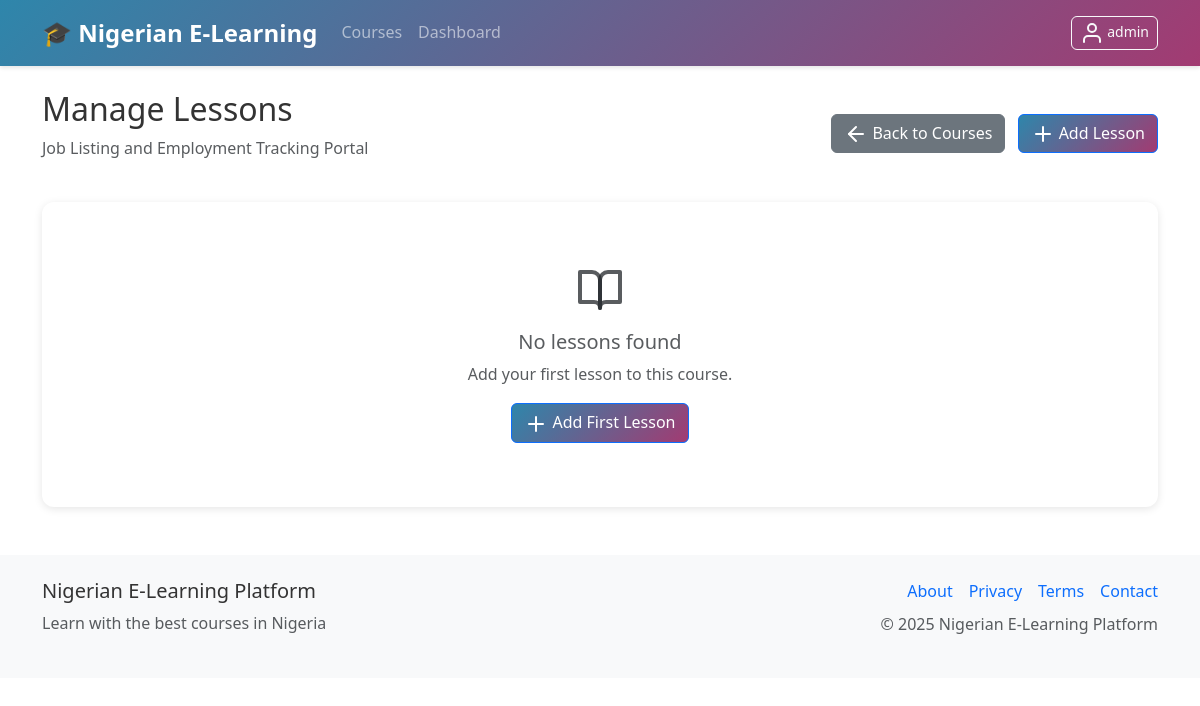
Before: /admin/courses/1/lessons (signed in) with the older database file.
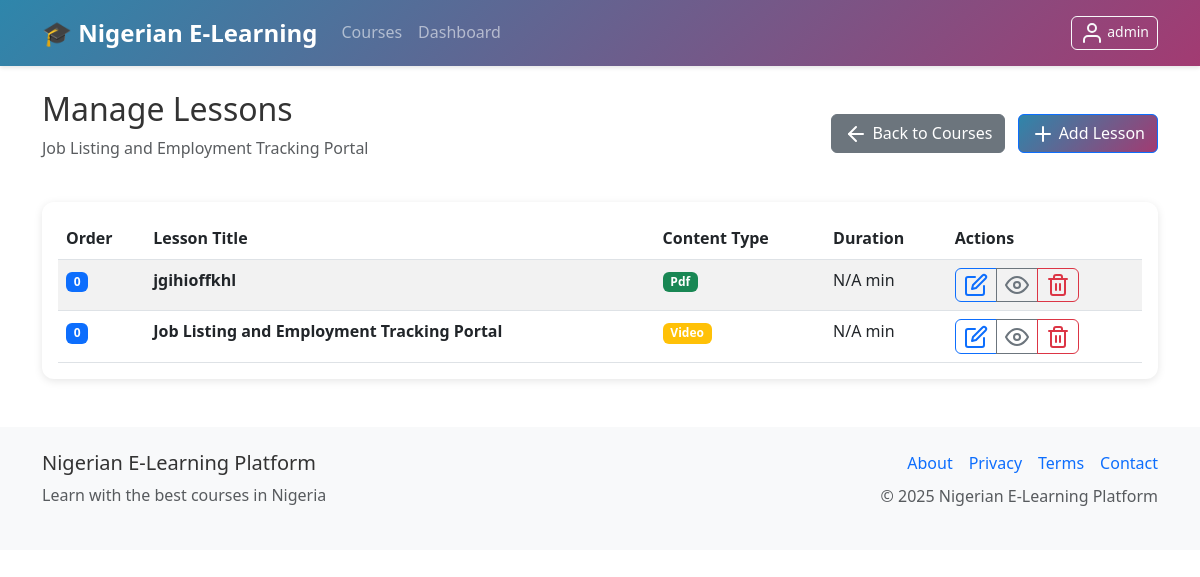
After: the same page with the newer database file.
### models.py (models this page shows, shortened)
class User(UserMixin, db.Model):
    id = db.Column(db.Integer, primary_key=True)
    username = db.Column(db.String(80), unique=True, nullable=False)
    email = db.Column(db.String(120), unique=True, nullable=False)
    password_hash = db.Column(db.String(256), nullable=False)
    role = db.Column(db.String(20), nullable=False, default='student')  # admin, instructor, tutor, student
    first_name = db.Column(db.String(50))
    last_name = db.Column(db.String(50))
    active = db.Column(db.Boolean, default=True)
    banned = db.Column(db.Boolean, default=False)
    ban_reason = db.Column(db.Text)
    email_verified = db.Column(db.Boolean, default=False)
    verification_token = db.Column(db.String(100))
    password_reset_token = db.Column(db.String(100))
    password_reset_expires = db.Column(db.DateTime)
    email_verification_token = db.Column(db.String(100))
    email_verification_expires = db.Column(db.DateTime)
    premium_user = db.Column(db.Boolean, default=False)
    instructor_verified = db.Column(db.Boolean, default=False)
    badge_level = db.Column(db.String(20), default='basic')  # basic, bronze, silver, gold, premium
    wallet_balance = db.Column(db.Float, default=0.0)
    created_at = db.Column(db.DateTime, default=datetime.utcnow)
    last_login = db.Column(db.DateTime)
    courses_created = db.relationship('Course', foreign_keys='Course.instructor_id', backref='instructor', lazy='dynamic')
    enrollments = db.relationship('Enrollment', backref='student', lazy='dynamic')
    payments = db.relationship('Payment', backref='user', lazy='dynamic')
    wallet_transactions = db.relationship('WalletTransaction', backref='user', lazy='dynamic')
    quiz_attempts = db.relationship('QuizAttempt', backref='user', lazy='dynamic')
    assignment_submissions = db.relationship('AssignmentSubmission', backref='user', lazy='dynamic')
    course_credits = db.relationship('CourseCredit', backref='student_credit', lazy='dynamic')
    withdrawal_requests = db.relationship('WithdrawalRequest', foreign_keys='WithdrawalRequest.tutor_id', backref='tutor', lazy='dynamic')

class Course(db.Model):
    id = db.Column(db.Integer, primary_key=True)
    title = db.Column(db.String(200), nullable=False)
    description = db.Column(db.Text)
    category = db.Column(db.String(100), default='General')  # Added missing category field
    price = db.Column(db.Float, nullable=False, default=0.0)
    instructor_id = db.Column(db.Integer, db.ForeignKey('user.id'), nullable=False)
    is_active = db.Column(db.Boolean, default=True)
    approval_status = db.Column(db.String(20), default='pending')  # pending, approved, rejected
    approved_by = db.Column(db.Integer, db.ForeignKey('user.id'))  # admin who approved
    approved_at = db.Column(db.DateTime)
    rejection_reason = db.Column(db.Text)
    min_credits_for_certificate = db.Column(db.Integer, default=70)  # Minimum credits needed for certificate
    total_available_credits = db.Column(db.Integer, default=100)     # Total credits available in course
    created_at = db.Column(db.DateTime, default=datetime.utcnow)
    updated_at = db.Column(db.DateTime, default=datetime.utcnow, onupdate=datetime.utcnow)
    lessons = db.relationship('Lesson', backref='course', lazy='dynamic', cascade='all, delete-orphan')
    enrollments = db.relationship('Enrollment', backref='course', lazy='dynamic', cascade='all, delete-orphan')
    quizzes = db.relationship('Quiz', backref='course', lazy='dynamic', cascade='all, delete-orphan')
    assignments = db.relationship('Assignment', backref='course', lazy='dynamic', cascade='all, delete-orphan')
    course_credits = db.relationship('CourseCredit', backref='course', lazy='dynamic', cascade='all, delete-orphan')
    course_vouchers = db.relationship('Voucher', foreign_keys='Voucher.course_id', backref='course', lazy='dynamic', cascade='all, delete-orphan')

class Lesson(db.Model):
    id = db.Column(db.Integer, primary_key=True)
    title = db.Column(db.String(200), nullable=False)
    description = db.Column(db.Text)  # Added description field
    content = db.Column(db.Text)
    content_type = db.Column(db.String(20), nullable=False)  # text, pdf, video
    file_path = db.Column(db.String(500))  # for PDF uploads
    video_url = db.Column(db.String(500))  # for video embeds
    order = db.Column(db.Integer, default=0)
    duration = db.Column(db.Integer)  # Added duration field for templates
    course_id = db.Column(db.Integer, db.ForeignKey('course.id'), nullable=False)
    created_at = db.Column(db.DateTime, default=datetime.utcnow)

### routes.py (the view)
@app.route('/admin/courses/<int:course_id>/lessons')
@login_required
@admin_required
def admin_course_lessons(course_id):
    course = Course.query.get_or_404(course_id)
    lessons = Lesson.query.filter_by(course_id=course_id).order_by(Lesson.order).all()
    return render_template('admin/course_lessons.html', course=course, lessons=lessons)

### app.py (called while the page is built)
@login_manager.user_loader
def load_user(user_id):
    from models import User
    return User.query.get(int(user_id))

### routes.py (called while the page is built)
@app.context_processor
def inject_settings():
    settings = SystemSettings.query.first()
    return dict(settings=settings)

### utils.py (called while the page is built)
def admin_required(f):
    @wraps(f)
    def decorated_function(*args, **kwargs):
        if not current_user.is_authenticated or current_user.role != 'admin':
            flash('Admin access required', 'danger')
            return redirect(url_for('dashboard'))
        return f(*args, **kwargs)
    return decorated_function

### templates/admin/course_lessons.html (shortened to what this page needs)
{% extends "base.html" %}
{% block content %}
<div class="row">
    <div class="col-12">
        <div class="d-flex justify-content-between align-items-center mb-4">
            <div>
                <h2>Manage Lessons</h2>
                <p class="text-muted">{{ course.title }}</p>
            </div>
            <div>
                <a href="{{ url_for('admin_courses') }}" class="btn btn-secondary me-2">
                    <i data-feather="arrow-left" class="me-1"></i>Back to Courses
                </a>
                <a href="{{ url_for('create_lesson', course_id=course.id) }}" class="btn btn-primary">
                    <i data-feather="plus" class="me-1"></i>Add Lesson
                </a>
            </div>
        </div>
        <div class="card">
            <div class="card-body">
                {% if lessons %}
                <div class="table-responsive">
                    <table class="table table-striped">
                        <thead>
                            <tr>
                                <th>Order</th>
                                <th>Lesson Title</th>
                                <th>Content Type</th>
                                <th>Duration</th>
                                <th>Actions</th>
                            </tr>
                        </thead>
                        <tbody>
                            {% for lesson in lessons %}
                            <tr>
                                <td><span class="badge bg-primary">{{ lesson.order }}</span></td>
                                <td>
                                    <strong>{{ lesson.title }}</strong>
                                </td>
                                <td>
                                    <span class="badge bg-{{ 'info' if lesson.content_type == 'text' else 'warning' if lesson.content_type == 'video' else 'success' }}">
                                        {{ lesson.content_type.title() }}
                                    </span>
                                </td>
                                <td>{{ lesson.duration or 'N/A' }} min</td>
                                <td>
                                    <div class="btn-group" role="group">
                                        <a href="{{ url_for('edit_lesson', lesson_id=lesson.id) }}"
                                           class="btn btn-sm btn-outline-primary" title="Edit Lesson">
                                            <i data-feather="edit"></i>
                                        </a>
                                        <a href="{{ url_for('view_lesson', lesson_id=lesson.id) }}"
                                           class="btn btn-sm btn-outline-secondary" title="Preview Lesson">
                                            <i data-feather="eye"></i>
                                        </a>
                                        <button type="button" class="btn btn-sm btn-outline-danger"
                                                onclick="confirmDelete('{{ lesson.title|replace("'", "\\'") }}', '{{ url_for('delete_lesson', lesson_id=lesson.id) }}')"
                                                title="Delete Lesson">
                                            <i data-feather="trash-2"></i>
                                        </button>
                                    </div>
                                </td>
                            </tr>
                            {% endfor %}
                        </tbody>
                    </table>
                </div>
                {% else %}
                <div class="text-center py-5">
                    <i data-feather="book-open" class="text-muted mb-3" style="width: 48px; height: 48px;"></i>
                    <h5 class="text-muted">No lessons found</h5>
                    <p class="text-muted">Add your first lesson to this course.</p>
                    <a href="{{ url_for('create_lesson', course_id=course.id) }}" class="btn btn-primary">
                        <i data-feather="plus" class="me-1"></i>Add First Lesson
                    </a>
                </div>
                {% endif %}
            </div>
        </div>
    </div>
</div>
{% endblock %}

### templates/base.html (shortened to what this page needs)
<!DOCTYPE html>
<html lang="en">
<head>
    {% set critical_css = get_critical_css() %}
    <link rel="preload" href="https://cdn.jsdelivr.net/npm/bootstrap@5.3.0/dist/css/bootstrap.min.css" as="style" onload="this.onload=null;this.rel='stylesheet'">
    <link rel="preload" href="{{ url_for('static', filename='css/style.css') }}" as="style" onload="this.onload=null;this.rel='stylesheet'">
</head>
<body>
    <nav class="navbar navbar-expand-lg navbar-dark bg-primary">
        <div class="container">
            <a class="navbar-brand" href="{{ url_for('index') }}">
                <strong>🎓 Nigerian E-Learning</strong>
            </a>
            <div class="collapse navbar-collapse" id="navbarNav">
                <ul class="navbar-nav me-auto">
                    <li class="nav-item">
                        <a class="nav-link" href="{{ url_for('courses') }}">Courses</a>
                    </li>
                    {% if current_user.is_authenticated %}
                    <li class="nav-item">
                        <a class="nav-link" href="{{ url_for('dashboard') }}">Dashboard</a>
                    </li>
                    {% endif %}
                </ul>
                <ul class="navbar-nav">
                    {% if current_user.is_authenticated %}
                    <li class="nav-item">
                        <button class="btn btn-outline-light btn-sm" type="button" data-bs-toggle="offcanvas" data-bs-target="#profileOffcanvas" aria-controls="profileOffcanvas">
                            <i data-feather="user"></i> {{ current_user.username }}
                        </button>
                    </li>
                    {% endif %}
                </ul>
            </div>
        </div>
    </nav>
    <main class="container my-4">
        {% block content %}{% endblock %}
    </main>
    <footer class="bg-light mt-5 py-4">
        <div class="container">
            <div class="row">
                <div class="col-md-6">
                    <h5>Nigerian E-Learning Platform</h5>
                    <p class="text-muted">Learn with the best courses in Nigeria</p>
                </div>
                <div class="col-md-6 text-md-end">
                    <div class="d-flex justify-content-md-end justify-content-center gap-3 mb-2">
                        <a href="#" class="text-decoration-none">About</a>
                        <a href="#" class="text-decoration-none">Privacy</a>
                        <a href="#" class="text-decoration-none">Terms</a>
                        <a href="#" class="text-decoration-none">Contact</a>
                    </div>
                    <p class="text-muted">© 2025 Nigerian E-Learning Platform</p>
                </div>
            </div>
        </div>
    </footer>
</body>
</html>

### static/css/style.css (style rules this page uses)
:root { --primary-color: #0d6efd; --success-color: #198754; --warning-color: #ffc107; --danger-color: #dc3545; --naira-color: #00b04f; --dark-color: #212529; --light-color: #f8f9fa; }
body { font-family: 'Segoe UI', Tahoma, Geneva, Verdana, sans-serif; line-height: 1.6; color: #333; }
.navbar-brand { font-weight: 700; font-size: 1.5rem; }
.navbar-nav .nav-link { font-weight: 500; transition: color 0.3s ease; }
.card { border: none; box-shadow: 0 0.125rem 0.25rem rgba(0, 0, 0, 0.075); transition: box-shadow 0.15s ease-in-out; }
.btn { border-radius: 0.375rem; font-weight: 500; transition: all 0.3s ease; }
.btn-primary { background-color: var(--primary-color); border-color: var(--primary-color); }
.badge { font-size: 0.75rem; font-weight: 600; }
.table { margin-bottom: 0; }
.table th { border-top: none; font-weight: 600; color: var(--dark-color); }
footer { margin-top: auto; }

### templates/base.html (style rules this page uses)
:root { --vh: 1vh; }
.nav-link, .dropdown-item { padding: 12px 16px; }
.card { border-radius: 12px; box-shadow: 0 2px 8px rgba(0,0,0,0.1); }

Changed rows visible on the page:
added Lesson: order "0", title "jgihioffkhl", content_type "Pdf", duration "N/A"
added Lesson: order "0", title "Job Listing and Employment Tracking Portal", content_type "Video", duration "N/A"
Other visible differences:
text no longer shown: "No lessons found Add your first lesson to this course. Add First Lesson"
text now shown: "Order Lesson Title Content Type Duration Actions"
